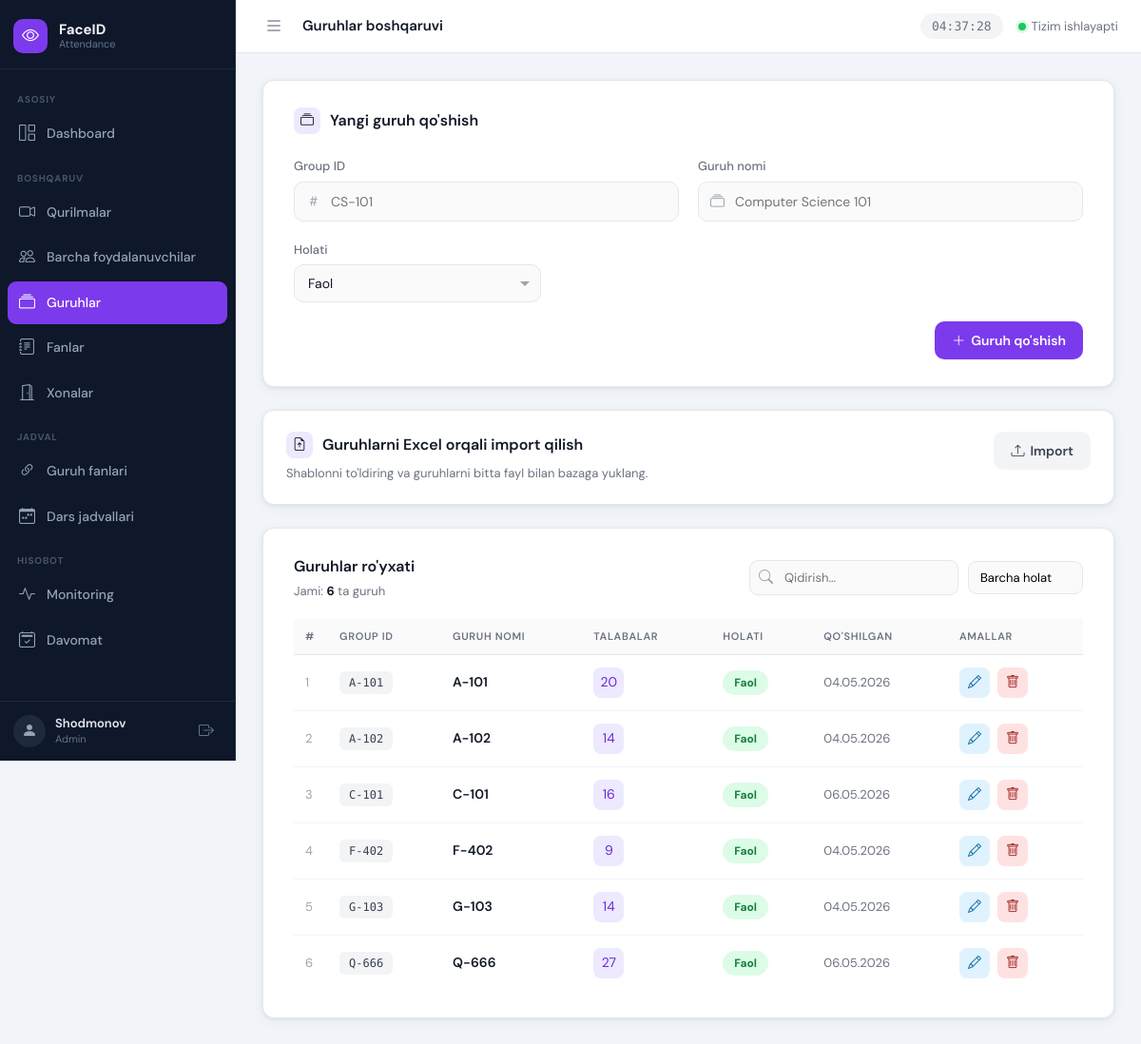
/groups/ (signed in), run on the app's committed database.
### apps/groups/models.py (models this page shows, shortened)
class Group(models.Model):
    group_id = models.CharField(max_length=100, unique=True, verbose_name="Group ID")
    group_name = models.CharField(max_length=150, unique=True, verbose_name="Guruh nomi")
    is_active = models.BooleanField(default=True, verbose_name="Faol")
    created_at = models.DateTimeField(auto_now_add=True)
    class Meta:
        verbose_name = "Guruh"
        verbose_name_plural = "Guruhlar"
        ordering = ['group_name']

### apps/groups/views.py (the view, shortened to what this page needs)
# urls.py: path('', views.group_list, name='group_list'),
@login_required
def group_list(request):
    error = None
    groups_queryset = Group.objects.annotate(
        students_count=Count(
            'student_memberships',
            filter=Q(student_memberships__is_active=True),
            distinct=True,
        )
    ).order_by('group_name')
    paginator = Paginator(groups_queryset, 20)
    page_obj = paginator.get_page(request.GET.get('page'))
    return render(request, 'groups/group_list.html', {
        'groups': page_obj,
        'page_obj': page_obj,
        'paginator': paginator,
        'total_groups': paginator.count,
        'error': error,
    })

### apps/groups/templates/groups/group_list.html (shortened to what this page needs)
{% extends 'base.html' %}
{% load static %}
{% block page_title %}Guruhlar boshqaruvi{% endblock %}
{% block nav_groups %}active{% endblock %}
{% block extra_css %}
<link rel="stylesheet" href="{% static 'groups/groups.css' %}">
{% endblock %}
{% block content %}
<div class="card">
    <div class="card-title">
        <div class="icon"><i class="bi bi-collection"></i></div>
        Yangi guruh qo'shish
    </div>
    <form method="post">
        <div class="form-grid">
            <div class="form-group">
                <label>Group ID</label>
                <div class="input-wrap">
                    <span class="input-icon"></span>
                    <input type="text" name="group_id" placeholder="CS-101" required>
                </div>
            </div>
            <div class="form-group">
                <label>Guruh nomi</label>
                <div class="input-wrap">
                    <span class="input-icon"></span>
                    <input type="text" name="group_name" placeholder="Computer Science 101" required>
                </div>
            </div>
            <div class="form-group">
                <label>Holati</label>
                <div class="select-wrap">
                    <select name="is_active">
                        <option value="active">Faol</option>
                    </select>
                </div>
            </div>
        </div>
        <div class="form-footer">
            <button type="submit" class="btn-primary">
                <i class="bi bi-plus-lg"></i>
                Guruh qo'shish
            </button>
        </div>
    </form>
</div>
<div class="card import-card">
    <div class="import-toolbar">
        <div>
            <div class="card-title import-card-title">
                <div class="icon"><i class="bi bi-file-earmark-arrow-up"></i></div>
                Guruhlarni Excel orqali import qilish
            </div>
            <p class="import-help">Shablonni to'ldiring va guruhlarni bitta fayl bilan bazaga yuklang.</p>
        </div>
        <button type="button" class="btn-secondary" onclick="toggleImportPanel('groupsImportPanel')">
            <i class="bi bi-upload"></i>
            Import
        </button>
    </div>
</div>
<div class="card">
    <div class="table-header">
        <div>
            <h2>Guruhlar ro'yxati</h2>
            <div class="table-meta">
                Jami: <strong>{{ total_groups }}</strong> ta guruh
            </div>
        </div>
        <div class="table-filters">
            <div class="search-wrap">
                <input type="text" id="searchInput" placeholder="Qidirish..." oninput="filterTable()">
            </div>
            <select class="status-select" id="statusFilter" onchange="filterTable()">
                <option value="">Barcha holat</option>
            </select>
        </div>
    </div>
    <table id="groupsTable">
        <thead>
            <tr>
                <th>#</th>
                <th>Group ID</th>
                <th>Guruh nomi</th>
                <th>Talabalar</th>
                <th>Holati</th>
                <th>Qo'shilgan</th>
                <th>Amallar</th>
            </tr>
        </thead>
        <tbody>
            {% for group in groups %}
            <tr
                data-group-pk="{{ group.id }}"
                data-group-id="{{ group.group_id }}"
                data-group-name="{{ group.group_name }}"
                data-status="{% if group.is_active %}active{% else %}inactive{% endif %}"
            >
                <td class="row-num">{{ page_obj.start_index|add:forloop.counter0 }}</td>
                <td><span class="id-badge group-id-value">{{ group.group_id }}</span></td>
                <td class="name group-name-value">{{ group.group_name }}</td>
                <td>
                    <a class="students-btn" href="{% url 'groups:group_students' group.id %}" title="Talabalar">
                        {{ group.students_count }}
                    </a>
                </td>
                <td>
                    <button
                        class="status-btn {% if group.is_active %}active{% else %}inactive{% endif %}"
                        onclick="toggleGroupStatus({{ group.id }}, this)"
                        title="Holatni almashtirish"
                    >
                        {% if group.is_active %}Faol{% else %}Nofaol{% endif %}
                    </button>
                </td>
                <td class="date-cell">{{ group.created_at|date:"d.m.Y" }}</td>
                <td class="actions-cell">
                    <button class="edit-btn" onclick="openEditModal({{ group.id }})" title="Tahrirlash">
                        <i class="bi bi-pencil"></i>
                    </button>
                    <button class="delete-btn" onclick="deleteGroup({{ group.id }}, this)" title="O'chirish">
                        <i class="bi bi-trash"></i>
                    </button>
                </td>
            </tr>
            {% empty %}
            <tr>
                <td colspan="7" class="empty-row">
                    Hech qanday guruh topilmadi. Yuqorida yangi guruh qo'shing.
                </td>
            </tr>
            {% endfor %}
        </tbody>
    </table>
</div>
{% endblock %}

### templates/base.html (shortened to what this page needs)
{% load static %}
<!DOCTYPE html>
<html lang="uz">
<head>
    <link rel="stylesheet" href="https://cdn.jsdelivr.net/npm/bootstrap-icons@1.11.3/font/bootstrap-icons.min.css">
    <link rel="stylesheet" href="{% static 'css/dashboard.css' %}">
    {% block extra_css %}{% endblock %}
</head>
<body>
<aside class="sidebar" id="sidebar">
    <div class="sidebar-logo">
        <div class="logo-icon">
            <i class="bi bi-eye"></i>
        </div>
        <div class="logo-text">
            <span class="logo-title">FaceID</span>
            <span class="logo-sub">Attendance</span>
        </div>
    </div>
    <nav class="sidebar-nav">
        <div class="nav-section-label">Asosiy</div>
        <a href="{% url 'core:dashboard' %}" class="nav-item {% block nav_dashboard %}{% endblock %}">
            <span class="nav-icon"><i class="bi bi-grid-1x2"></i></span>
            <span class="nav-label">Dashboard</span>
        </a>
        <div class="nav-section-label">Boshqaruv</div>
        <a href="{% url 'devices:device_list' %}" class="nav-item {% block nav_devices %}{% endblock %}">
            <span class="nav-icon"><i class="bi bi-camera-video"></i></span>
            <span class="nav-label">Qurilmalar</span>
        </a>
        <a href="{% url 'user_management:user_list' %}" class="nav-item user-menu-parent {% block nav_users %}{% endblock %}" id="userMenuParent">
            <span class="nav-icon"><i class="bi bi-people"></i></span>
            <span class="nav-label">Barcha foydalanuvchilar</span>
        </a>
        <a href="{% url 'groups:group_list' %}" class="nav-item {% block nav_groups %}{% endblock %}">
            <span class="nav-icon"><i class="bi bi-collection"></i></span>
            <span class="nav-label">Guruhlar</span>
        </a>
        <a href="{% url 'subjects:subject_list' %}" class="nav-item {% block nav_subjects %}{% endblock %}">
            <span class="nav-icon"><i class="bi bi-journal-text"></i></span>
            <span class="nav-label">Fanlar</span>
        </a>
        <a href="{% url 'rooms:room_list' %}" class="nav-item {% block nav_rooms %}{% endblock %}">
            <span class="nav-icon"><i class="bi bi-door-open"></i></span>
            <span class="nav-label">Xonalar</span>
        </a>
        <div class="nav-section-label">Jadval</div>
        <a href="{% url 'schedule:group_subject_list' %}" class="nav-item {% block nav_schedule_groups %}{% endblock %}">
            <span class="nav-icon"><i class="bi bi-link-45deg"></i></span>
            <span class="nav-label">Guruh fanlari</span>
        </a>
        <a href="{% url 'schedule:lesson_slot_list' %}" class="nav-item {% block nav_schedule_slots %}{% endblock %}">
            <span class="nav-icon"><i class="bi bi-calendar-week"></i></span>
            <span class="nav-label">Dars jadvallari</span>
        </a>
        <div class="nav-section-label">Hisobot</div>
        <a href="{% url 'devices:monitoring' %}" class="nav-item {% block nav_monitoring %}{% endblock %}">
            <span class="nav-icon"><i class="bi bi-activity"></i></span>
            <span class="nav-label">Monitoring</span>
        </a>
        <a href="#" class="nav-item {% block nav_attendance %}{% endblock %}">
            <span class="nav-icon"><i class="bi bi-calendar2-check"></i></span>
            <span class="nav-label">Davomat</span>
        </a>
    </nav>
    <div class="sidebar-footer">
        <div class="sidebar-user">
            <div class="user-avatar">
                <i class="bi bi-person-fill"></i>
            </div>
            <div class="user-info">
                <span class="user-name">{{ request.user.get_full_name|default:request.user.username }}</span>
                <span class="user-role">Admin</span>
            </div>
        </div>
        <a href="{% url 'logout' %}" class="logout-btn" title="Chiqish">
            <i class="bi bi-box-arrow-right"></i>
        </a>
    </div>
</aside>
<div class="main-wrapper">
    <header class="topbar">
        <div class="topbar-left">
            <button class="sidebar-toggle" id="sidebarToggle" title="Sidebar">
                <i class="bi bi-list"></i>
            </button>
            <div class="page-breadcrumb">
                <span class="breadcrumb-page">{% block page_title %}Dashboard{% endblock %}</span>
            </div>
        </div>
        <div class="topbar-right">
            <div class="topbar-time" id="liveTime"></div>
            <div class="topbar-status">
                <span class="status-dot online"></span>
                <span class="status-text">Tizim ishlayapti</span>
            </div>
        </div>
    </header>
    <main class="main-content">
        {% block content %}{% endblock %}
    </main>
</div>
</body>
</html>

### data on the page
Group: start_index|add "1", group_id "A-101", group_name "A-101", students_count "20", shows "Faol", created_at "04.05.2026"
Group: start_index|add "2", group_id "A-102", group_name "A-102", students_count "14", is_active "Faol", created_at "04.05.2026"
Group: start_index|add "3", group_id "C-101", group_name "C-101", students_count "16", is_active "Faol", created_at "06.05.2026"
Group: start_index|add "4", group_id "F-402", group_name "F-402", students_count "9", is_active "Faol", created_at "04.05.2026"
Group: start_index|add "5", group_id "G-103", group_name "G-103", students_count "14", is_active "Faol", created_at "04.05.2026"
Group: start_index|add "6", group_id "Q-666", group_name "Q-666", students_count "27", is_active "Faol", created_at "06.05.2026"

### other printed values
{{ request.user.get_full_name|default:request.user.username }} "Shodmonov"
{{ total_groups }} "6"
